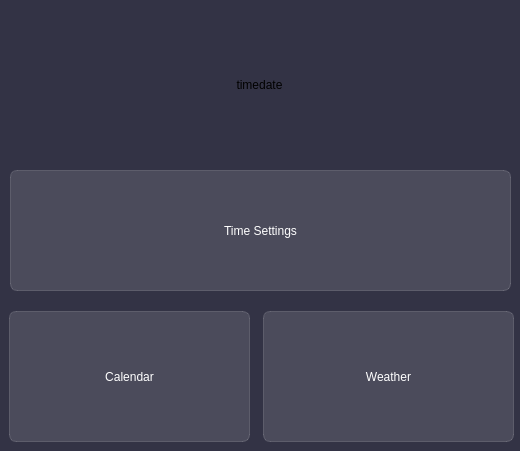
<?xml version="1.0" encoding="UTF-8"?>
<ui version="4.0">
 <class>MainWindow</class>
 <widget class="QMainWindow" name="MainWindow">
  <property name="geometry">
   <rect>
    <x>0</x>
    <y>0</y>
    <width>520</width>
    <height>451</height>
   </rect>
  </property>
  <property name="maximumSize">
   <size>
    <width>520</width>
    <height>520</height>
   </size>
  </property>
  <property name="windowTitle">
   <string>Tiling Time</string>
  </property>
  <property name="styleSheet">
   <string notr="true">background-color: #333345;
font: 40pt &quot;Calibri&quot;;</string>
  </property>
  <widget class="QWidget" name="centralWidget">
   <widget class="QPushButton" name="pushButton_3">
    <property name="geometry">
     <rect>
      <x>263</x>
      <y>311</y>
      <width>251</width>
      <height>131</height>
     </rect>
    </property>
    <property name="styleSheet">
     <string notr="true">QPushButton {
color: white;
background-color: rgba(255, 255, 255, 30);
border: 1px solid rgba(255, 255, 255, 40);
border-radius: 7px;
width: 230px;
height: 100px
}
QPushButton:hover {
background-color: rgba(255, 255, 255, 40);
}
QPushButton:pressed {
background-color: rgba(255, 255, 255, 70);
}</string>
    </property>
    <property name="text">
     <string>Weather</string>
    </property>
   </widget>
   <widget class="QPushButton" name="pushButton">
    <property name="geometry">
     <rect>
      <x>10</x>
      <y>170</y>
      <width>501</width>
      <height>121</height>
     </rect>
    </property>
    <property name="styleSheet">
     <string notr="true">QPushButton {
color: white;
background-color: rgba(255, 255, 255, 30);
border: 1px solid rgba(255, 255, 255, 40);
border-radius: 7px;
width: 230px;
height: 100px
}
QPushButton:hover {
background-color: rgba(255, 255, 255, 40);
}
QPushButton:pressed {
background-color: rgba(255, 255, 255, 70);
}</string>
    </property>
    <property name="text">
     <string>Time Settings</string>
    </property>
    <property name="icon">
     <iconset>
      <normaloff>:/icons/icons/acute_FILL0_wght400_GRAD0_opsz24.svg</normaloff>:/icons/icons/acute_FILL0_wght400_GRAD0_opsz24.svg</iconset>
    </property>
    <property name="iconSize">
     <size>
      <width>64</width>
      <height>64</height>
     </size>
    </property>
    <property name="checkable">
     <bool>false</bool>
    </property>
   </widget>
   <widget class="QPushButton" name="pushButton_2">
    <property name="geometry">
     <rect>
      <x>9</x>
      <y>311</y>
      <width>241</width>
      <height>131</height>
     </rect>
    </property>
    <property name="styleSheet">
     <string notr="true">QPushButton {
color: white;
background-color: rgba(255, 255, 255, 30);
border: 1px solid rgba(255, 255, 255, 40);
border-radius: 7px;
width: 230px;
height: 100px
}
QPushButton:hover {
background-color: rgba(255, 255, 255, 40);
}
QPushButton:pressed {
background-color: rgba(255, 255, 255, 70);
}</string>
    </property>
    <property name="text">
     <string>Calendar</string>
    </property>
    <property name="icon">
     <iconset>
      <normaloff>:/icons/icons/calendar_month_FILL0_wght400_GRAD0_opsz24.svg</normaloff>:/icons/icons/calendar_month_FILL0_wght400_GRAD0_opsz24.svg</iconset>
    </property>
    <property name="iconSize">
     <size>
      <width>120</width>
      <height>120</height>
     </size>
    </property>
   </widget>
   <widget class="QLabel" name="timeEdit">
    <property name="geometry">
     <rect>
      <x>9</x>
      <y>9</y>
      <width>501</width>
      <height>151</height>
     </rect>
    </property>
    <property name="styleSheet">
     <string notr="true">color: rgb(255, 255, 255);
QPushButton {
color: white;
background-color: rgba(255, 255, 255, 30);
border: 1px solid rgba(255, 255, 255, 40);
border-radius: 7px;
width: 230px;
height: 100px
}
QPushButton:hover {
background-color: rgba(255, 255, 255, 40);
}
QPushButton:pressed {
background-color: rgba(255, 255, 255, 70);
}</string>
    </property>
    <property name="text">
     <string>timedate</string>
    </property>
    <property name="textFormat">
     <enum>Qt::AutoText</enum>
    </property>
    <property name="scaledContents">
     <bool>false</bool>
    </property>
    <property name="alignment">
     <set>Qt::AlignCenter</set>
    </property>
   </widget>
  </widget>
 </widget>
 <resources/>
 <connections/>
</ui>
